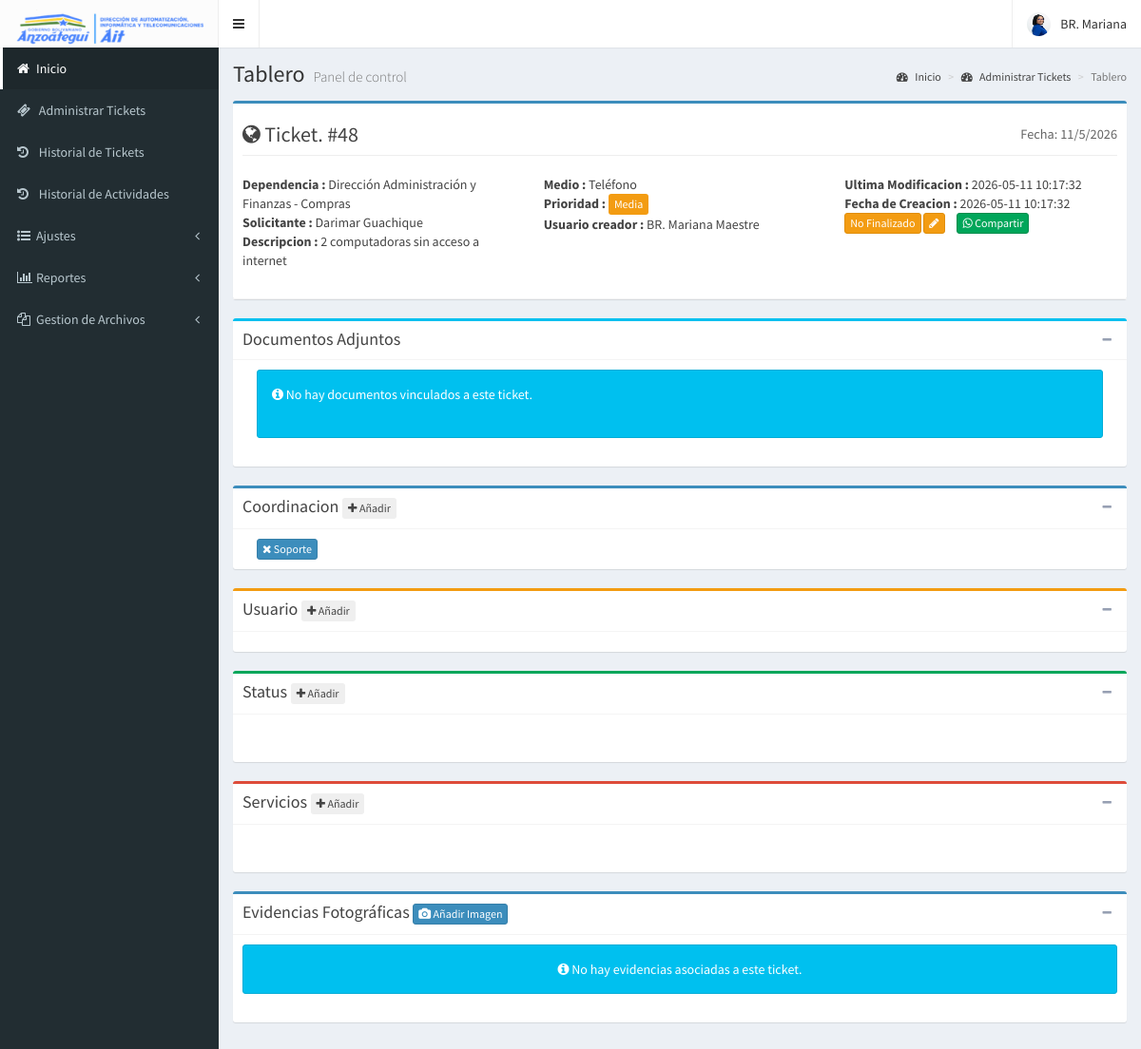
The app's page /index.php?ruta=ticket&id=48 (signed in) with its own data.
### tables this page shows
CREATE TABLE `ticket` (
  `id` int(11) NOT NULL,
  `ticket` int(11) NOT NULL,
  `id_usuario` int(11) NOT NULL,
  `id_ente` int(11) NOT NULL,
  `solicitante` text NOT NULL,
  `descripcion` text NOT NULL,
  `id_medio` int(11) NOT NULL,
  `id_prioridad` int(11) NOT NULL,
  `estado` int(11) NOT NULL,
  `modificacion` datetime NOT NULL DEFAULT current_timestamp() ON UPDATE current_timestamp(),
  `fecha` datetime NOT NULL DEFAULT current_timestamp(),
  `finalizado` enum('si','no') NOT NULL DEFAULT 'no'
);

CREATE TABLE `entes` (
  `id` int(11) NOT NULL,
  `entes` text NOT NULL,
  `estado` int(11) NOT NULL,
  `modificacion` datetime NOT NULL DEFAULT current_timestamp() ON UPDATE current_timestamp(),
  `fecha` datetime NOT NULL DEFAULT current_timestamp()
);

CREATE TABLE `medio` (
  `id` int(11) NOT NULL,
  `medio` text NOT NULL,
  `color` text NOT NULL,
  `estado` int(11) NOT NULL,
  `modificacion` datetime NOT NULL DEFAULT current_timestamp() ON UPDATE current_timestamp(),
  `fecha` datetime NOT NULL DEFAULT current_timestamp()
);

CREATE TABLE `prioridad` (
  `id` int(11) NOT NULL,
  `prioridad` text NOT NULL,
  `color` text NOT NULL,
  `estado` int(11) NOT NULL,
  `modificacion` datetime NOT NULL DEFAULT current_timestamp() ON UPDATE current_timestamp(),
  `fecha` datetime NOT NULL DEFAULT current_timestamp()
);

CREATE TABLE `usuarios` (
  `id` int(11) NOT NULL,
  `usuario` text NOT NULL,
  `password` text NOT NULL,
  `nombre` text NOT NULL,
  `apellido` text NOT NULL,
  `foto` text NOT NULL,
  `id_coordinacion` text NOT NULL,
  `id_apoyo` int(11) DEFAULT NULL,
  `perfil` text NOT NULL,
  `estado` int(11) NOT NULL,
  `ultimo_login` datetime NOT NULL,
  `fecha` timestamp NOT NULL DEFAULT current_timestamp() ON UPDATE current_timestamp()
);

CREATE TABLE `ticketcoordinacion` (
  `id` int(11) NOT NULL,
  `id_ticket` int(11) NOT NULL,
  `id_coordinacion` int(11) NOT NULL,
  `ticketcoordinacion` int(11) NOT NULL,
  `fecha` datetime NOT NULL DEFAULT current_timestamp() ON UPDATE current_timestamp()
);

### controladores/plantilla.controlador.php (called while the page is built)
<?php
class ControladorPlantilla{
	static public function ctrPlantilla(){
		include "vistas/plantilla.php";
	}
}

### index.php (called while the page is built, shortened)
<?php
require_once "controladores/plantilla.controlador.php";
require_once "controladores/usuarios.controlador.php";
require_once "modelos/prioridad.modelo.php";
require_once "controladores/coordinacion.controlador.php";
require_once "modelos/coordinacion.modelo.php";
require_once "modelos/item.modelo.php";
require_once "controladores/ticket.controlador.php";
require_once "modelos/ticket.modelo.php";
require_once "controladores/ticketcoordinacion.controlador.php";
require_once "modelos/ticketcoordinacion.modelo.php";
$plantilla = new ControladorPlantilla();
$plantilla -> ctrPlantilla();

### controladores/ticket.controlador.php (called while the page is built, shortened)
<?php
class ControladorTicket{
	static public function ctrMostrarTicket($item, $valor){
		$tabla = "ticket";
		$respuesta = ModeloTicket::MdlMostrarTicket($tabla, $item, $valor);
		return $respuesta;
	}
}

### modelos/ticket.modelo.php (called while the page is built, shortened)
<?php
require_once "conexion.php";
class ModeloTicket{
	static public function mdlMostrarTicket($tabla, $item, $valor){
		$tablasPermitidas = ['ticket', 'coordinacion', 'documento', 'entes', 'item', 'medio', 'prioridad', 'prueba', 'servicios', 'status', 'ticketcoordinacion', 'ticketservicios', 'ticketstatus', 'ticketusuario', 'tipodocs', 'usuarios'];
		if($item != null){
			$stmt = Conexion::conectar()->prepare("SELECT * FROM $tabla WHERE $item = :$item");
			$stmt -> bindParam(":".$item, $valor, PDO::PARAM_STR);
			$stmt -> execute();
			return $stmt -> fetch();
		}else{
			$stmt = Conexion::conectar()->prepare("SELECT * FROM $tabla");
			$stmt -> execute();
			return $stmt -> fetchAll();
		}
	}
}

### modelos/conexion.php (called while the page is built)
<?php
class Conexion{
	static public function conectar(){
		$link = new PDO("mysql:host=localhost:3306;dbname=php",
						"root",
						"");
		$link->exec("set names utf8");
		return $link;
	}
}

### controladores/ticketcoordinacion.controlador.php (called while the page is built, shortened)
<?php
class ControladorTicketcoordinacion{
	static public function ctrMostrarTicketcoordinacion($ticketcoordinacion, $valor){
		$tabla = "ticketcoordinacion";
		$respuesta = ModeloTicketcoordinacion::MdlMostrarTicketcoordinacion($tabla, $ticketcoordinacion, $valor);
		return $respuesta;
	}
}

### modelos/ticketcoordinacion.modelo.php (called while the page is built, shortened)
<?php
require_once "conexion.php";
class ModeloTicketcoordinacion{
	static public function mdlMostrarTicketcoordinacion($tabla, $ticketcoordinacion, $valor){
		$tablasPermitidas = ['ticketcoordinacion', 'coordinacion', 'documento', 'entes', 'item', 'medio', 'prioridad', 'prueba', 'servicios', 'status', 'ticket', 'ticketservicios', 'ticketstatus', 'ticketusuario', 'tipodocs', 'usuarios'];
		if($ticketcoordinacion != null){
			$stmt = Conexion::conectar()->prepare("SELECT * FROM $tabla WHERE $ticketcoordinacion = :$ticketcoordinacion");
			$stmt -> bindParam(":".$ticketcoordinacion, $valor, PDO::PARAM_STR);
			$stmt -> execute();
			return $stmt -> fetch();
		}else{
			$stmt = Conexion::conectar()->prepare("SELECT * FROM $tabla");
			$stmt -> execute();
			return $stmt -> fetchAll();
		}
	}
}

### controladores/coordinacion.controlador.php (called while the page is built, shortened)
<?php
class ControladorCoordinacion{
	static public function ctrMostrarCoordinacion($item, $valor){
		$tabla = "coordinacion";
		$respuesta = ModeloCoordinacion::MdlMostrarCoordinacion($tabla, $item, $valor);
		return $respuesta;
	}
}

### modelos/coordinacion.modelo.php (called while the page is built, shortened)
<?php
require_once "conexion.php";
class ModeloCoordinacion{
	static public function mdlMostrarCoordinacion($tabla, $item, $valor){
		if($item != null){
			$stmt = Conexion::conectar()->prepare("SELECT * FROM $tabla WHERE $item = :$item");
			$stmt -> bindParam(":".$item, $valor, PDO::PARAM_STR);
			$stmt -> execute();
			return $stmt -> fetch();
		}else{
			$stmt = Conexion::conectar()->prepare("SELECT * FROM $tabla");
			$stmt -> execute();
			return $stmt -> fetchAll();
		}
	}
}

### vistas/modulos/archivo_funciones.php (called while the page is built, shortened)
<?php
function obtenerNombreCoordinacion($id_coordinacion) {
    static $coordinacion = null;
    if ($coordinacion === null) {
        $coordinacion = ControladorCoordinacion::ctrMostrarCoordinacion(null, null);
        $coordinacion = array_column($coordinacion, 'coordinacion', 'id');
    }
    return $coordinacion[$id_coordinacion] ?? '';
}
?>

### vistas/modulos/ticket/servicios.php (the view, shortened to what this page needs)
<div class="box box-danger">
  <div class="box-header with-border">
    <h3 class="box-title">Servicios
<?php
if($ticketInfo["finalizado"] != "si") {
echo'
      <button type="button" class="btn btn-xs" data-toggle="modal" data-target="#modalAgregarTicketservicios">
      <i class="fa fa-plus"></i> Añadir</button>
      ';}
      ?>
    </h3>
    <div class="box-tools pull-right">
      <button type="button" class="btn btn-box-tool" data-widget="collapse" data-toggle="tooltip" title="Collapse"><i class="fa fa-minus"></i></button>
    </div>
  </div>
  <div class="box-body">
  </div>
</div>

### vistas/modulos/ticket.php (shortened to what this page needs)
<?php
$item = "id";
$valor = $_GET["id"];
$ticketInfo = ControladorTicket::ctrMostrarTicket($item, $valor);
$db = Conexion::conectar();
$stmt = $db->prepare("SELECT entes FROM entes WHERE id = :id");
$stmt->bindParam(":id", $ticketInfo["id_ente"], PDO::PARAM_INT);
$stmt->execute();
$enteResult = $stmt->fetch(PDO::FETCH_ASSOC);
$nombreEnte = $enteResult ? $enteResult["entes"] : "No especificado";
$stmt = $db->prepare("SELECT medio FROM medio WHERE id = :id");
$stmt->bindParam(":id", $ticketInfo["id_medio"], PDO::PARAM_INT);
$stmt->execute();
$medioResult = $stmt->fetch(PDO::FETCH_ASSOC);
$nombreMedio = $medioResult ? $medioResult["medio"] : "No especificado";
$prioridadNombre = "";
$prioridadColor = "";
$stmt = $db->prepare("SELECT prioridad, color FROM prioridad WHERE id = :id");
$stmt->bindParam(":id", $ticketInfo["id_prioridad"], PDO::PARAM_INT);
$stmt->execute();
$prioridadResult = $stmt->fetch(PDO::FETCH_ASSOC);
if ($prioridadResult) {
    $prioridadNombre = $prioridadResult["prioridad"];
    $prioridadColor = $prioridadResult["color"];
}
$stmt = $db->prepare("SELECT nombre, apellido FROM usuarios WHERE id = :id");
$stmt->bindParam(":id", $ticketInfo["id_usuario"], PDO::PARAM_INT);
$stmt->execute();
$creadorResult = $stmt->fetch(PDO::FETCH_ASSOC);
$nombreCreador = $creadorResult ? $creadorResult["nombre"] . " " . $creadorResult["apellido"] : "No especificado";
?>
<div class="content-wrapper">
    <section class="content-header">
      <h1>
        Tablero
        <small>Panel de control</small>
      </h1>
      <ol class="breadcrumb">
        <li><a href="inicio"><i class="fa fa-dashboard"></i> Inicio</a></li>
        <li><a href="tickets"><i class="fa fa-dashboard"></i> Administrar Tickets</a></li>
        <li class="active">Tablero</li>
      </ol>
    </section>
    <section class="content">
      <div class="box box-primary">
        <div class="box-header with-border">
          <div class="row">
            <div class="col-xs-12">
              <h2 class="page-header">
                <i class="fa fa-globe"></i> Ticket. #<?php echo $ticketInfo["id"];?>
                <small class="pull-right">
                <?php
                    echo "Fecha: " . date("j/n/Y");
                ?>
                </small>
              </h2>
            </div>
          </div>
          <div class="row invoice-info">
            <div class="col-sm-4 invoice-col">
            <address>
              <strong>Dependencia :  </strong><?php echo $nombreEnte; ?>
              <br><strong>Solicitante :  </strong><?php echo $ticketInfo["solicitante"]; ?>
              <br><strong>Descripcion :  </strong><?php echo $ticketInfo["descripcion"]; ?>
          </address>
        </div>
        <div class="col-sm-4 invoice-col">
          <address>
            <strong>Medio :  </strong><?php echo $nombreMedio;?>
            <br><strong>Prioridad :  </strong><?php
                  echo '<span class="btn btn-xs" style="color: white; background-color: ' . $prioridadColor . ';">' . $prioridadNombre . '</span>';
                  ?>
            <br><strong> Usuario creador :  </strong><?php echo $nombreCreador; ?>
          </address>
        </div>
        <div class="col-sm-4 invoice-col">
          <b>Ultima Modificacion : </b><?php echo $ticketInfo["modificacion"];?><br>
          <b>Fecha de Creacion : </b><?php echo $ticketInfo["fecha"];?><br>
            <?php
              if($ticketInfo["finalizado"] == "si"){
                echo '<span class="btn btn-xs btn-success">Finalizado</span>';
              } else {
                echo '<span class="btn btn-xs btn-warning">No Finalizado</span>';
              }
            ?>
            <?php
                if($_SESSION["perfil"] == "Administrador" || $_SESSION["id_coordinacion"] == "9"){
                  echo '<button class="btn btn-xs btn-warning btnEditarTicket" data-toggle="modal" data-target="#modalEditarTicket2"><i class="fa fa-pencil"></i></button>';
                }
            ?>
            <?php if($_SESSION["perfil"] == "Administrador" || $_SESSION["id_coordinacion"] == "9"): ?>
            <button class="btn btn-xs btn-success" id="btnCompartirWhatsApp"
                    data-id="<?php echo $ticketInfo['id']; ?>"
                    data-solicitante="<?php echo htmlspecialchars($ticketInfo['solicitante']); ?>"
                    data-ente="<?php echo htmlspecialchars($nombreEnte); ?>"
                    data-descripcion="<?php echo htmlspecialchars($ticketInfo['descripcion']); ?>"
                    data-prioridad="<?php echo htmlspecialchars($prioridadNombre); ?>"
                    data-creador="<?php echo htmlspecialchars($nombreCreador); ?>"
                    data-fecha-creacion="<?php echo $ticketInfo['fecha']; ?>"
                    data-modificacion="<?php echo $ticketInfo['modificacion']; ?>"
                    style="margin-left: 10px;">
                <i class="fa fa-whatsapp"></i> Compartir
            </button>
            <?php endif; ?>
        </div>
      </div>
    </div>
  </div>
<?php
      include "ticket/adjunto.php";
      include "ticket/coordinacion.php";
      include "ticket/usuario.php";
      include "ticket/status.php";
      include "ticket/servicios.php";
      include "ticket/evidencia.php";
?>
    </section>
  </div>

### vistas/modulos/ticket/coordinacion.php (shortened to what this page needs)
<div class="box box-primary">
  <div class="box-header with-border">
    <h3 class="box-title">Coordinacion
    <?php
      if($ticketInfo["finalizado"] != "si") {
        if($_SESSION["perfil"] == "Administrador" ||
		       $_SESSION["id_coordinacion"] == "9"
        ){
        echo'
          <button type="button" class="btn btn-xs" data-toggle="modal" data-target="#modalAgregarTicketcoordinacion">
          <i class="fa fa-plus"></i> Añadir</button>
        ';
        }
      }
    ?>
    </h3>
    <div class="box-tools pull-right">
      <button type="button" class="btn btn-box-tool" data-widget="collapse" data-toggle="tooltip" title="Collapse"><i class="fa fa-minus"></i></button>
    </div>
  </div>
  <div class="box-body">
    <div class="col-md-12">
      <?php
        $ticketcoordinacion = null;
        $valor = null;
        $ticketcoordinacion = ControladorTicketcoordinacion::ctrMostrarTicketcoordinacion($ticketcoordinacion, $valor);
        foreach ($ticketcoordinacion as $key => $value){
          if ($value["id_ticket"] != $ticketInfo["id"]) continue;
          echo '
              <button
                  idTicketcoordinacion="'.$value["id"].'"
                  idTicket="'.$value["id_ticket"].'"
                  class="btn btn-xs btn-primary';
          if( $ticketInfo["finalizado"] != "si" &&
              ($_SESSION["perfil"] == "Administrador" || $_SESSION["id_coordinacion"] == "9")
          ){
              echo ' btnEliminarTicketcoordinacion"><i class="fa fa-times"></i> ';
          } else {
              echo '">';
          }
          echo ' ' . obtenerNombreCoordinacion($value["id_coordinacion"]) . '
              </button>';
        }
      ?>
    </div>
  </div>
</div>

### records on screen
ticket: id "48", solicitante "Darimar Guachique", descripcion "2 computadoras sin acceso a internet", modificacion "2026-05-11 10:17:32", fecha "2026-05-11 10:17:32"
entes: entes "Dirección Administración y Finanzas - Compras"
medio: medio "Teléfono"
prioridad: prioridad "Media"
usuarios: nombreCreador "BR. Mariana Maestre"
ticketcoordinacion: id_coordinacion "Soporte"

### other values on screen
$_SESSION["nombre"] "BR. Mariana"
